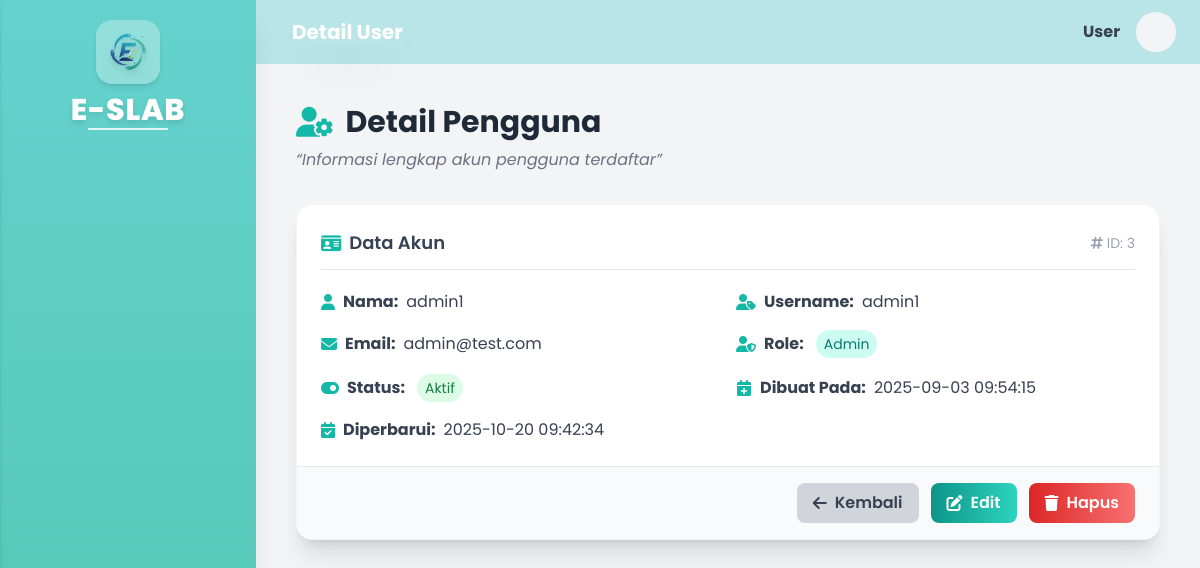
Page /admin/user_detail/3 on the committed database.
### tables this page shows
CREATE TABLE `users` (
  `id_user` int(11) NOT NULL,
  `nama` varchar(100) NOT NULL,
  `username` varchar(50) NOT NULL,
  `email` varchar(100) DEFAULT NULL,
  `password` varchar(255) NOT NULL,
  `role` enum('user','admin','superadmin') NOT NULL DEFAULT 'user',
  `is_active` tinyint(1) NOT NULL DEFAULT 1,
  `created_at` timestamp NOT NULL DEFAULT current_timestamp(),
  `updated_at` timestamp NULL DEFAULT NULL ON UPDATE current_timestamp(),
  `status_approval` enum('pending','approved','rejected') DEFAULT 'approved',
  `requested_role` varchar(20) DEFAULT NULL
);

### application/controllers/admin/Admin.php (called while the page is built, shortened)
<?php
class Admin extends CI_Controller
{
    public function __construct()
    {
        $this->load->model('Peminjaman_model');
        $this->load->model('Notifikasi_model');
        $this->load->database();
        $this->load->helper('url');
    }
    public function user_detail($id = null)
    {
        $this->load->model('User_model');
        $data['user'] = $this->User_model->get_by_id($id);
        $data['title'] = 'Detail User';
        $user_name = $this->session->userdata('nama_user') ?? $this->session->userdata('username');
        $data['user_name'] = $user_name;
        $data['user_initial'] = strtoupper(substr($user_name, 0, 1));
        $this->load->view('layouts/header', $data);
        $this->load->view('layouts/sidebar', $data);
        $this->load->view('admin/manage_user/detail', $data);
        $this->load->view('layouts/footer');
    }
}

### index.php (called while the page is built, shortened)
<?php
require_once BASEPATH.'core/CodeIgniter.php';

### application/models/User_model.php (called while the page is built, shortened)
<?php
class User_model extends CI_Model
{
    protected $table = 'users';
    public function get_by_id($id_user)
    {
        return $this->db->get_where($this->table, ['id_user' => $id_user])->row();
    }
}

### application/views/admin/manage_user/detail.php (the view, shortened to what this page needs)
<div class="max-w-6xl px-4">
  <div class="text-left mb-8">
    <h2 class="text-3xl font-bold text-gray-800 flex items-center gap-3">
      <i class="fa-solid fa-user-gear text-teal-500"></i>
      Detail Pengguna
    </h2>
    <p class="text-gray-500 text-md italic mt-2">
      “Informasi lengkap akun pengguna terdaftar”
    </p>
  </div>
  <div class="bg-white shadow-xl rounded-2xl overflow-hidden border border-gray-100 transition-transform hover:scale-[1.01] duration-300">
    <div class="p-6 space-y-5">
      <div class="flex items-center justify-between border-b pb-3">
        <h3 class="text-lg font-semibold text-gray-700 flex items-center gap-2">
          <i class="fa-solid fa-id-card text-teal-500"></i>
          Data Akun
        </h3>
        <span class="text-sm text-gray-400">
          <i class="fa-solid fa-hashtag"></i> ID: <?= htmlspecialchars($user->id_user) ?>
        </span>
      </div>
      <div class="grid grid-cols-1 md:grid-cols-2 gap-4 text-gray-700">
        <p class="flex items-center gap-2"><i class="fa-solid fa-user text-teal-500"></i>
          <strong>Nama:</strong> <?= htmlspecialchars($user->nama) ?>
        </p>
        <p class="flex items-center gap-2"><i class="fa-solid fa-user-tag text-teal-500"></i>
          <strong>Username:</strong> <?= htmlspecialchars($user->username) ?>
        </p>
        <p class="flex items-center gap-2"><i class="fa-solid fa-envelope text-teal-500"></i>
          <strong>Email:</strong> <?= htmlspecialchars($user->email) ?>
        </p>
        <p class="flex items-center gap-2"><i class="fa-solid fa-user-shield text-teal-500"></i>
          <strong>Role:</strong>
          <span class="ml-1 px-2 py-1 rounded-full text-sm <?= $user->role === 'admin' ? 'bg-teal-100 text-teal-700' : 'bg-gray-100 text-gray-700' ?>">
            <?= ucfirst(htmlspecialchars($user->role)) ?>
          </span>
        </p>
        <p class="flex items-center gap-2"><i class="fa-solid fa-toggle-on text-teal-500"></i>
          <strong>Status:</strong>
          <span class="ml-1 px-2 py-1 rounded-full text-sm <?= $user->is_active ? 'bg-green-100 text-green-700' : 'bg-red-100 text-red-700' ?>">
            <?= $user->is_active ? 'Aktif' : 'Nonaktif' ?>
          </span>
        </p>
        <p class="flex items-center gap-2"><i class="fa-solid fa-calendar-plus text-teal-500"></i>
          <strong>Dibuat Pada:</strong> <?= htmlspecialchars($user->created_at) ?>
        </p>
        <p class="flex items-center gap-2"><i class="fa-solid fa-calendar-check text-teal-500"></i>
          <strong>Diperbarui:</strong> <?= $user->updated_at ? htmlspecialchars($user->updated_at) : '-' ?>
        </p>
      </div>
    </div>
    <div class="flex flex-wrap justify-end gap-3 bg-gray-50 px-6 py-4 border-t">
      <a href="<?= site_url('admin/user') ?>"
         class="flex items-center gap-2 bg-gray-300 hover:bg-gray-400 hover:scale-105 text-gray-700 font-semibold px-4 py-2 rounded-lg transition-all duration-200">
        <i class="fa-solid fa-arrow-left"></i> Kembali
      </a>
      <a href="<?= site_url('admin/user_edit/'.$user->id_user) ?>"
         class="flex items-center gap-2 bg-gradient-to-r from-teal-600 to-teal-400 hover:scale-105 text-white font-semibold px-4 py-2 rounded-lg transition-all duration-200">
        <i class="fa-solid fa-pen-to-square"></i> Edit
      </a>
      <button onclick="openDeleteModal()"
         class="flex items-center gap-2 bg-gradient-to-r from-red-600 to-red-400 hover:scale-105 text-white font-semibold px-4 py-2 rounded-lg transition-all duration-200">
        <i class="fa-solid fa-trash"></i> Hapus
      </button>
    </div>
  </div>
</div>

### rows in the picture
users: id_user "3", nama "admin1", username "admin1", email "admin@test.com", role "Admin", created_at "2025-09-03 09:54:15", updated_at "2025-10-20 09:42:34"

### other values in the picture
$title "Detail User"
